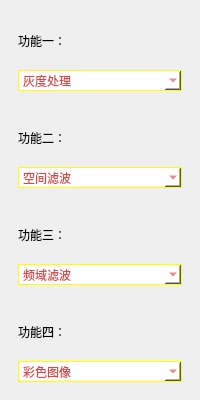
  <widget class="QDockWidget" name="dockWidget_8">
   <property name="sizePolicy">
    <sizepolicy hsizetype="Fixed" vsizetype="Fixed">
     <horstretch>0</horstretch>
     <verstretch>0</verstretch>
    </sizepolicy>
   </property>
   <property name="minimumSize">
    <size>
     <width>180</width>
     <height>400</height>
    </size>
   </property>
   <property name="maximumSize">
    <size>
     <width>524287</width>
     <height>420</height>
    </size>
   </property>
   <property name="features">
    <set>QDockWidget::NoDockWidgetFeatures</set>
   </property>
   <property name="windowTitle">
    <string>功能模块</string>
   </property>
   <attribute name="dockWidgetArea">
    <number>1</number>
   </attribute>
   <widget class="QWidget" name="dockWidgetContents_10">
    <layout class="QVBoxLayout" name="verticalLayout_7">
     <item>
      <widget class="QWidget" name="widget" native="true">
       <layout class="QVBoxLayout" name="verticalLayout_2">
        <item>
         <widget class="QLabel" name="label_2">
          <property name="text">
           <string>功能一：</string>
          </property>
         </widget>
        </item>
        <item>
         <widget class="QComboBox" name="comboBox">
          <property name="minimumSize">
           <size>
            <width>0</width>
            <height>21</height>
           </size>
          </property>
          <property name="styleSheet">
           <string notr="true">outline: 1px solid #000000;/*选中项外边框*/
    border: 1px solid yellow;/* 整个下拉窗体的边框 */
    color: #d34b4b;
    background-color: #FFFFFF; /* 整个下拉窗体的背景色 */
    selection-color: #3377FF;/*下拉框选中项字体颜色*/
    selection-background-color:#FFFFFF;/* 下拉框选中项的背景色 */
</string>
          </property>
          <item>
           <property name="text">
            <string>灰度处理</string>
           </property>
          </item>
          <item>
           <property name="text">
            <string>线性变换</string>
           </property>
          </item>
          <item>
           <property name="text">
            <string>二值化</string>
           </property>
          </item>
          <item>
           <property name="text">
            <string>伽马变换</string>
           </property>
          </item>
          <item>
           <property name="text">
            <string>灰度均衡化</string>
           </property>
          </item>
          <item>
           <property name="text">
            <string>对数变换</string>
           </property>
          </item>
          <item>
           <property name="text">
            <string>幂数变换</string>
           </property>
          </item>
          <item>
           <property name="text">
            <string>反色变换</string>
           </property>
          </item>
          <item>
           <property name="text">
            <string>一键生成</string>
           </property>
          </item>
         </widget>
        </item>
       </layout>
      </widget>
     </item>
     <item>
      <widget class="QWidget" name="widget_2" native="true">
       <layout class="QVBoxLayout" name="verticalLayout_4">
        <item>
         <widget class="QLabel" name="label_4">
          <property name="text">
           <string>功能二：</string>
          </property>
         </widget>
        </item>
        <item>
         <widget class="QComboBox" name="comboBox2">
          <property name="minimumSize">
           <size>
            <width>0</width>
            <height>21</height>
           </size>
          </property>
          <property name="styleSheet">
           <string notr="true">outline: 1px solid #000000;/*选中项外边框*/
    border: 1px solid yellow;/* 整个下拉窗体的边框 */
    color: #d34b4b;
    background-color: #FFFFFF; /* 整个下拉窗体的背景色 */
    selection-color: #3377FF;/*下拉框选中项字体颜色*/
    selection-background-color:#FFFFFF;/* 下拉框选中项的背景色 */
</string>
          </property>
          <item>
           <property name="text">
            <string>空间滤波</string>
           </property>
          </item>
          <item>
           <property name="text">
            <string>均值滤波</string>
           </property>
          </item>
          <item>
           <property name="text">
            <string>中值滤波</string>
           </property>
          </item>
          <item>
           <property name="text">
            <string>高斯滤波</string>
           </property>
          </item>
          <item>
           <property name="text">
            <string>双边滤波</string>
           </property>
          </item>
          <item>
           <property name="text">
            <string>拉普拉斯</string>
           </property>
          </item>
          <item>
           <property name="text">
            <string>最大值滤波</string>
           </property>
          </item>
          <item>
           <property name="text">
            <string>Sobel梯度算子</string>
           </property>
          </item>
          <item>
           <property name="text">
            <string/>
           </property>
          </item>
         </widget>
        </item>
       </layout>
      </widget>
     </item>
     <item>
      <widget class="QWidget" name="widget_3" native="true">
       <layout class="QVBoxLayout" name="verticalLayout_5">
        <item>
         <widget class="QLabel" name="label_5">
          <property name="text">
           <string>功能三：</string>
          </property>
         </widget>
        </item>
        <item>
         <widget class="QComboBox" name="comboBox3">
          <property name="minimumSize">
           <size>
            <width>0</width>
            <height>21</height>
           </size>
          </property>
          <property name="styleSheet">
           <string notr="true">outline: 1px solid #000000;/*选中项外边框*/
    border: 1px solid yellow;/* 整个下拉窗体的边框 */
    color: #d34b4b;
    background-color: #FFFFFF; /* 整个下拉窗体的背景色 */
    selection-color: #3377FF;/*下拉框选中项字体颜色*/
    selection-background-color:#FFFFFF;/* 下拉框选中项的背景色 */
</string>
          </property>
          <item>
           <property name="text">
            <string>频域滤波</string>
           </property>
          </item>
          <item>
           <property name="text">
            <string>椒盐噪声</string>
           </property>
          </item>
          <item>
           <property name="text">
            <string>低通滤波</string>
           </property>
          </item>
          <item>
           <property name="text">
            <string>高通滤波</string>
           </property>
          </item>
          <item>
           <property name="text">
            <string>高斯低通</string>
           </property>
          </item>
          <item>
           <property name="text">
            <string>高斯高通</string>
           </property>
          </item>
         </widget>
        </item>
       </layout>
      </widget>
     </item>
     <item>
      <widget class="QWidget" name="widget_4" native="true">
       <layout class="QVBoxLayout" name="verticalLayout_6">
        <item>
         <widget class="QLabel" name="label_6">
          <property name="text">
           <string>功能四：</string>
          </property>
         </widget>
        </item>
        <item>
         <widget class="QComboBox" name="comboBox4">
          <property name="minimumSize">
           <size>
            <width>0</width>
            <height>21</height>
           </size>
          </property>
          <property name="styleSheet">
           <string notr="true">outline: 1px solid #000000;/*选中项外边框*/
    border: 1px solid yellow;/* 整个下拉窗体的边框 */
    color: #d34b4b;
    background-color: #FFFFFF; /* 整个下拉窗体的背景色 */
    selection-color: #3377FF;/*下拉框选中项字体颜色*/
    selection-background-color:#FFFFFF;/* 下拉框选中项的背景色 */
</string>
          </property>
          <item>
           <property name="text">
            <string>彩色图像</string>
           </property>
          </item>
          <item>
           <property name="text">
            <string>伪彩色处理</string>
           </property>
          </item>
          <item>
           <property name="text">
            <string>边缘检测</string>
           </property>
          </item>
         </widget>
        </item>
       </layout>
      </widget>
     </item>
    </layout>
   </widget>
  </widget>
